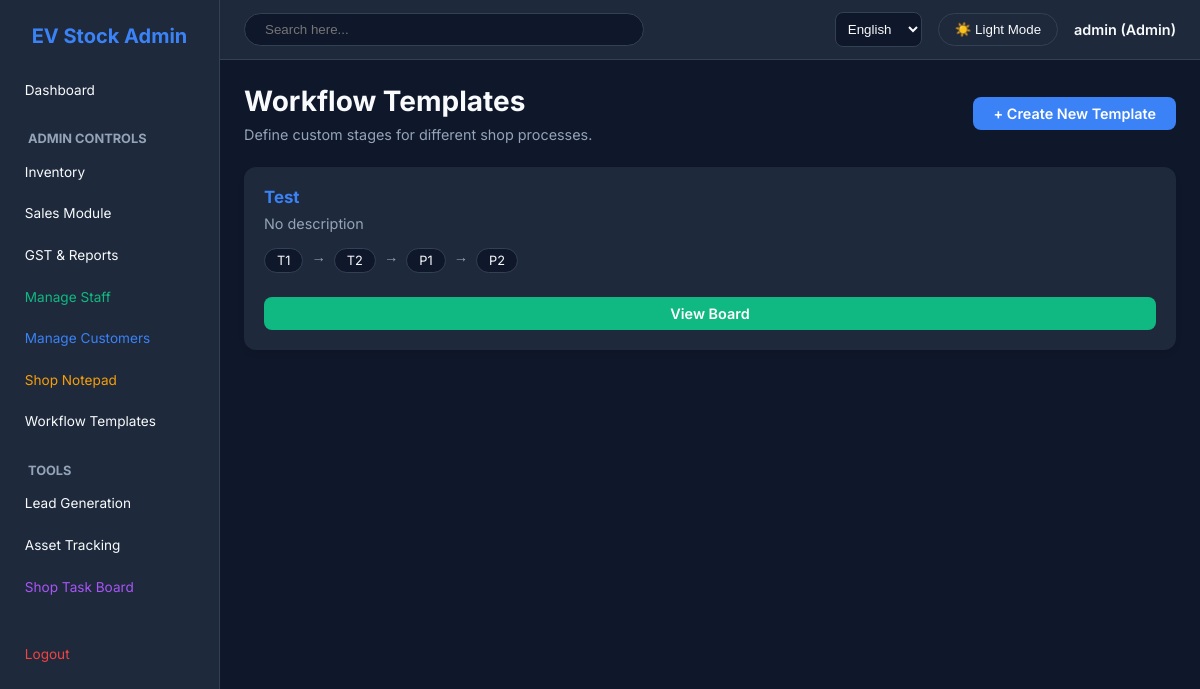
Page /tasks/templates/ (signed in) on the earlier database version.
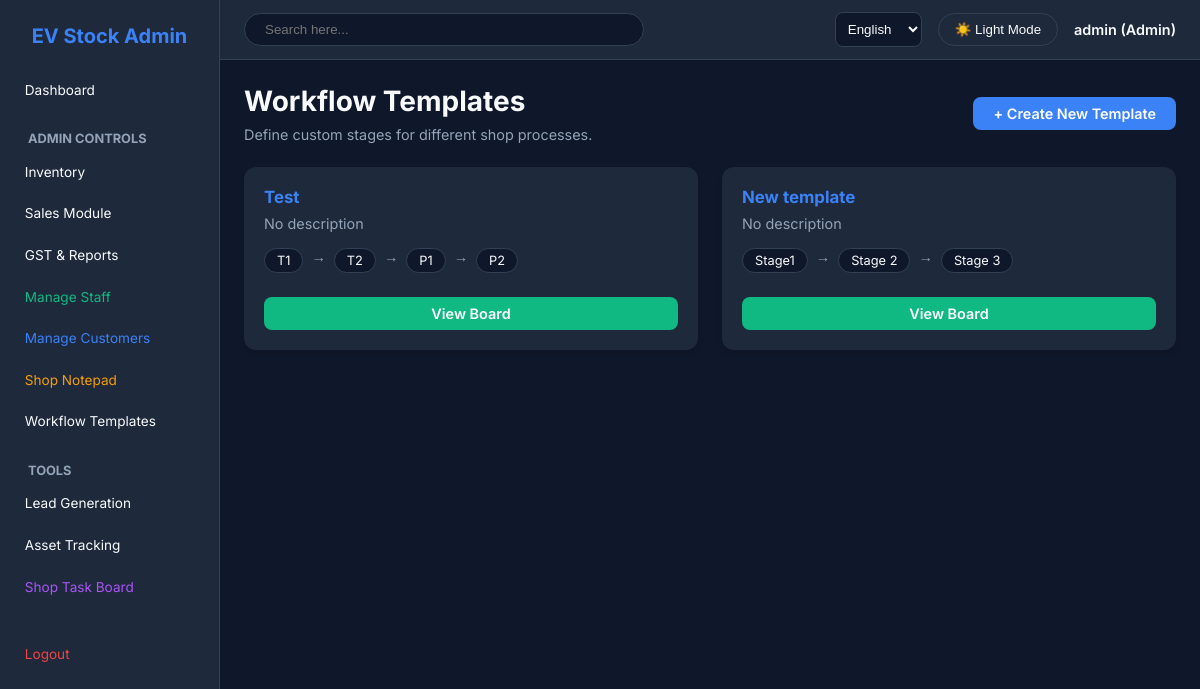
Same page on the later database version.
### tasks/models.py (models this page shows, shortened)
class TaskTemplate(models.Model):
    name = models.CharField(max_length=100)
    prefix = models.CharField(max_length=10, default="TASK")
    next_number = models.PositiveIntegerField(default=1)
    description = models.TextField(blank=True, null=True)
    created_at = models.DateTimeField(auto_now_add=True)

class TaskStage(models.Model):
    STAGE_TYPES = [
        ('START', 'Start'),
        ('MIDDLE', 'Ongoing'),
        ('END', 'End'),
    ]
    template = models.ForeignKey(TaskTemplate, on_delete=models.CASCADE, related_name='stages')
    name = models.CharField(max_length=100)
    stage_type = models.CharField(max_length=10, choices=STAGE_TYPES, default='MIDDLE')
    order = models.PositiveIntegerField(default=0)
    class Meta:
        ordering = ['order']

### tasks/views.py (the view)
# urls.py: path('templates/', views.template_list, name='template_list'),
@login_required
def template_list(request):
    if request.user.role != 'ADMIN':
        messages.error(request, 'Access denied.')
        return redirect('dashboard')
    templates = TaskTemplate.objects.all()
    return render(request, 'tasks/template_list.html', {'templates': templates})

### templates/tasks/template_list.html (shortened to what this page needs)
{% extends 'base.html' %}
{% load i18n %}
{% block content %}
<div class="header">
    <div>
        <h1>{% trans "Workflow Templates" %}</h1>
        <p style="color: var(--text-muted); margin-top: 0.5rem;">{% trans "Define custom stages for different shop processes." %}</p>
    </div>
    <a href="{% url 'add_template' %}" class="btn">{% trans "+ Create New Template" %}</a>
</div>
<div class="grid">
    {% for template in templates %}
    <div class="card">
        <h3 style="color: var(--primary); margin-bottom: 0.5rem;">{{ template.name }}</h3>
        <p style="color: var(--text-muted); font-size: 0.9rem; margin-bottom: 1rem;">{{ template.description|default:"No description" }}</p>
        <div style="display: flex; flex-wrap: wrap; gap: 0.5rem; margin-bottom: 1.5rem;">
            {% for stage in template.stages.all %}
            <span style="background: var(--bg-color); padding: 0.25rem 0.75rem; border-radius: 20px; font-size: 0.8rem; border: 1px solid var(--border-color);">
                {{ stage.name }}
            </span>
            {% if not forloop.last %}
            <span style="color: var(--text-muted)">→</span>
            {% endif %}
            {% endfor %}
        </div>
        <a href="{% url 'board_view' %}?template={{ template.id }}" class="btn" style="width: 100%; text-align: center; background: var(--success);">{% trans "View Board" %}</a>
    </div>
    {% empty %}
    <div class="card" style="grid-column: 1 / -1; text-align: center; padding: 3rem;">
        <p style="color: var(--text-muted);">{% trans "No templates created yet. Admins can create templates to define shop workflows." %}</p>
    </div>
    {% endfor %}
</div>
{% endblock %}

Differences in the rows shown:
added TaskTemplate: name "New template", description "No description"
added TaskStage: name "Stage1", shown under "New template"
added TaskStage: name "Stage 2", shown under "New template"
added TaskStage: name "Stage 3", shown under "New template"
